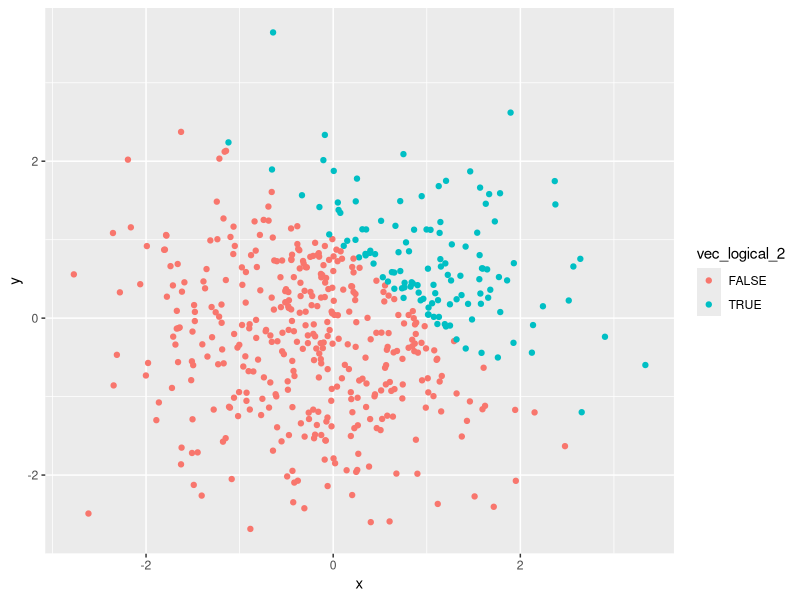
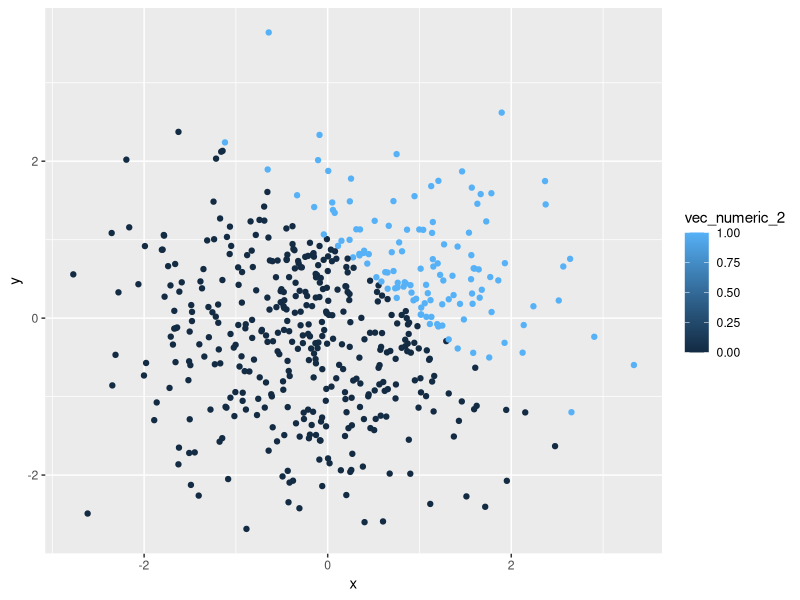
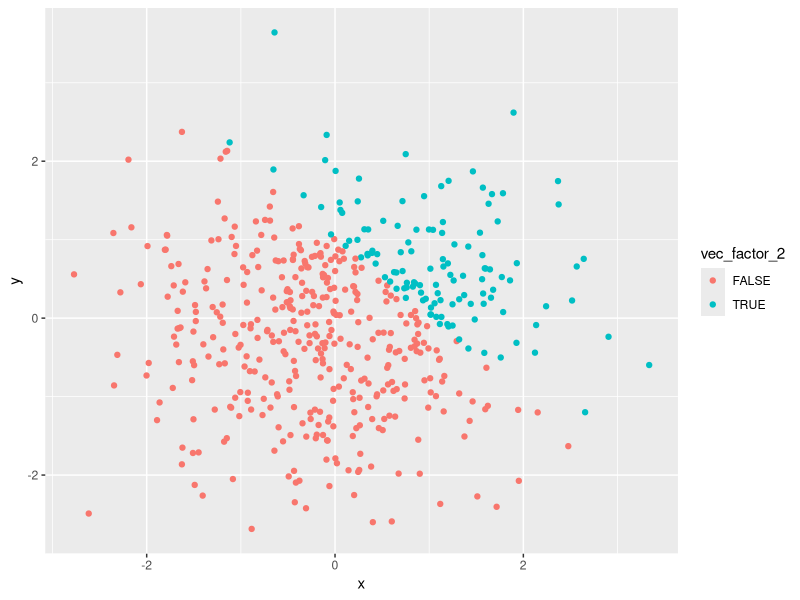
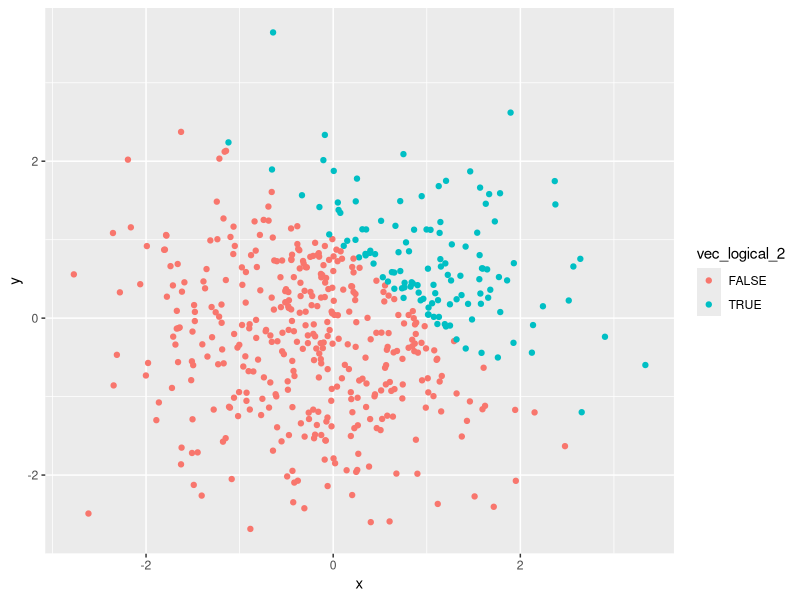

R code for these plots, in order:
## ---- chunk 1
library(tidyverse)

sample = rnorm(8)
vec_numeric = sample
vec_logical = sample > 0
vec_char = c("My","name","is","Gaotong","LIU","MS","Biostatistic","T & M")
vec_factor = factor(c("High","Low","Medium","High","High","Low","Medium","Low"))
                    
df_1 = tibble(vec_numeric ,vec_logical ,vec_char ,vec_factor)
## ---- chunk 2
x = rnorm(500)
y = rnorm(500)
vec_logical_2 = x + y > 1
vec_numeric_2 = as.numeric(vec_logical_2)
vec_factor_2 = as.factor(vec_logical_2)
df_2 = tibble(x, y, vec_logical_2, vec_numeric_2, vec_factor_2)

## ---- chunk 3
df_2 %>% ggplot(aes(x = x, y = y, color = vec_logical_2)) +
  geom_point()
ggsave("scatterplot_logical.pdf")

df_2 %>% ggplot(aes(x = x, y = y, color = vec_numeric_2)) +
  geom_point()
df_2 %>% ggplot(aes(x = x, y = y, color = vec_factor_2)) +
  geom_point()
